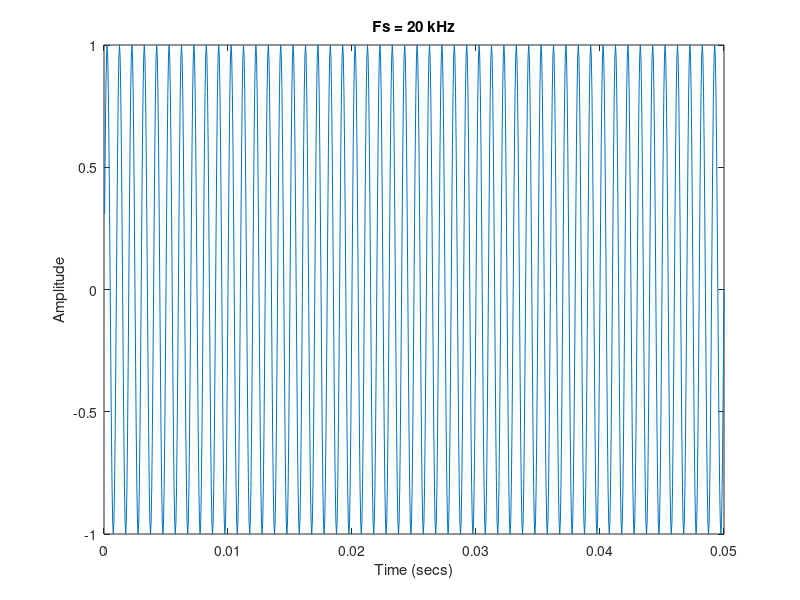
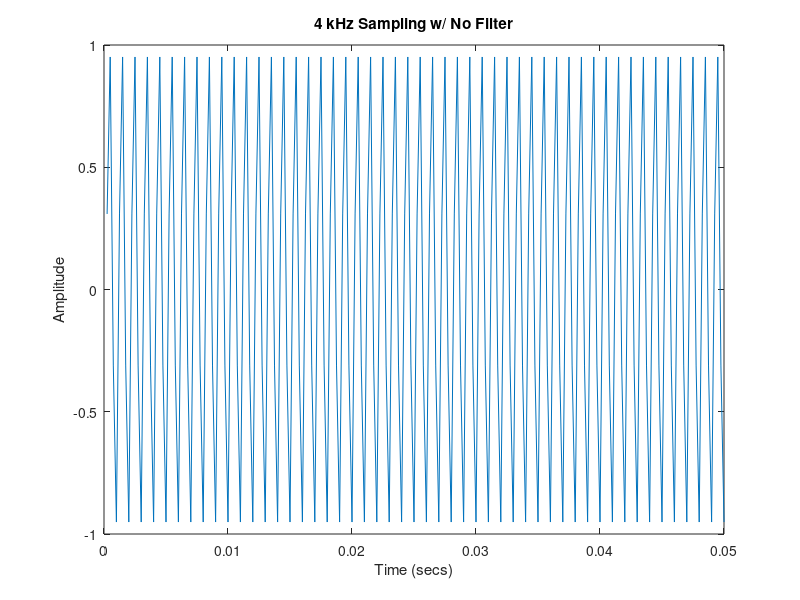
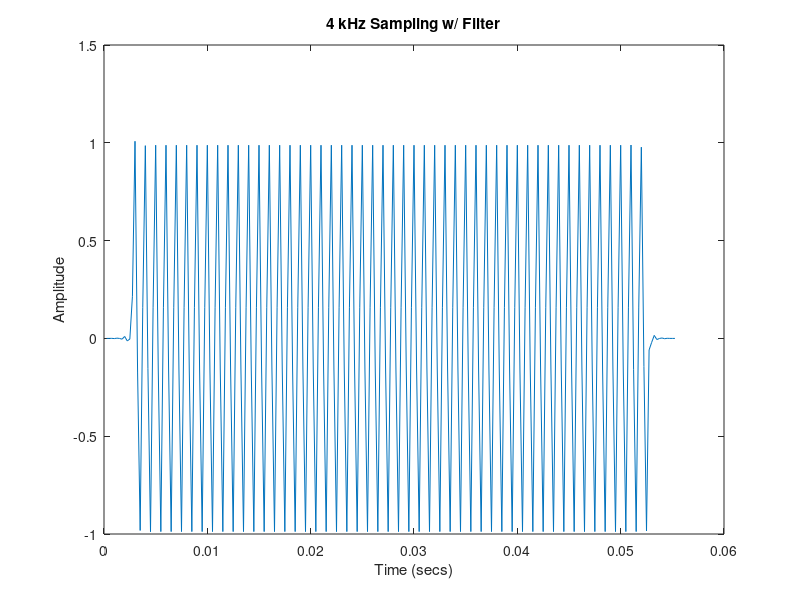

These figures' MATLAB source, in order:
n = 1:1000; %size [1 1000]
x = sin(2*pi*n/20); %size [1 1000]

%Plot 20 kHz Sampled Signal
figure(1);
plot(n/20000,x);
title('Fs = 20 kHz');
xlabel('Time (secs)');
ylabel('Amplitude');

%Downsample w/ no Filter
xd = downsample(x,5);
nd = 1:200; %downsample by 5 thus 1/5 # of pts
figure(2);
plot(nd/4000,xd);
title('4 kHz Sampling w/ No Filter');
xlabel('Time (secs)');
ylabel('Amplitude');

%Downsample w/ Filter 
hlp = firpm(101,[0 0.2 0.3 1],[1 1 0 0]);
c = conv(hlp,x);
%size [1 1101]
xd2 = downsample(c,5);
%size [1 221]
nd2 = 1:221;
figure(3);
plot(nd2/4000,xd2);
title('4 kHz Sampling w/ Filter');
xlabel('Time (secs)');
ylabel('Amplitude');

sound(x,20000);
pause(3);
sound(xd,4000);
pause(3);
sound(xd2,4000);
